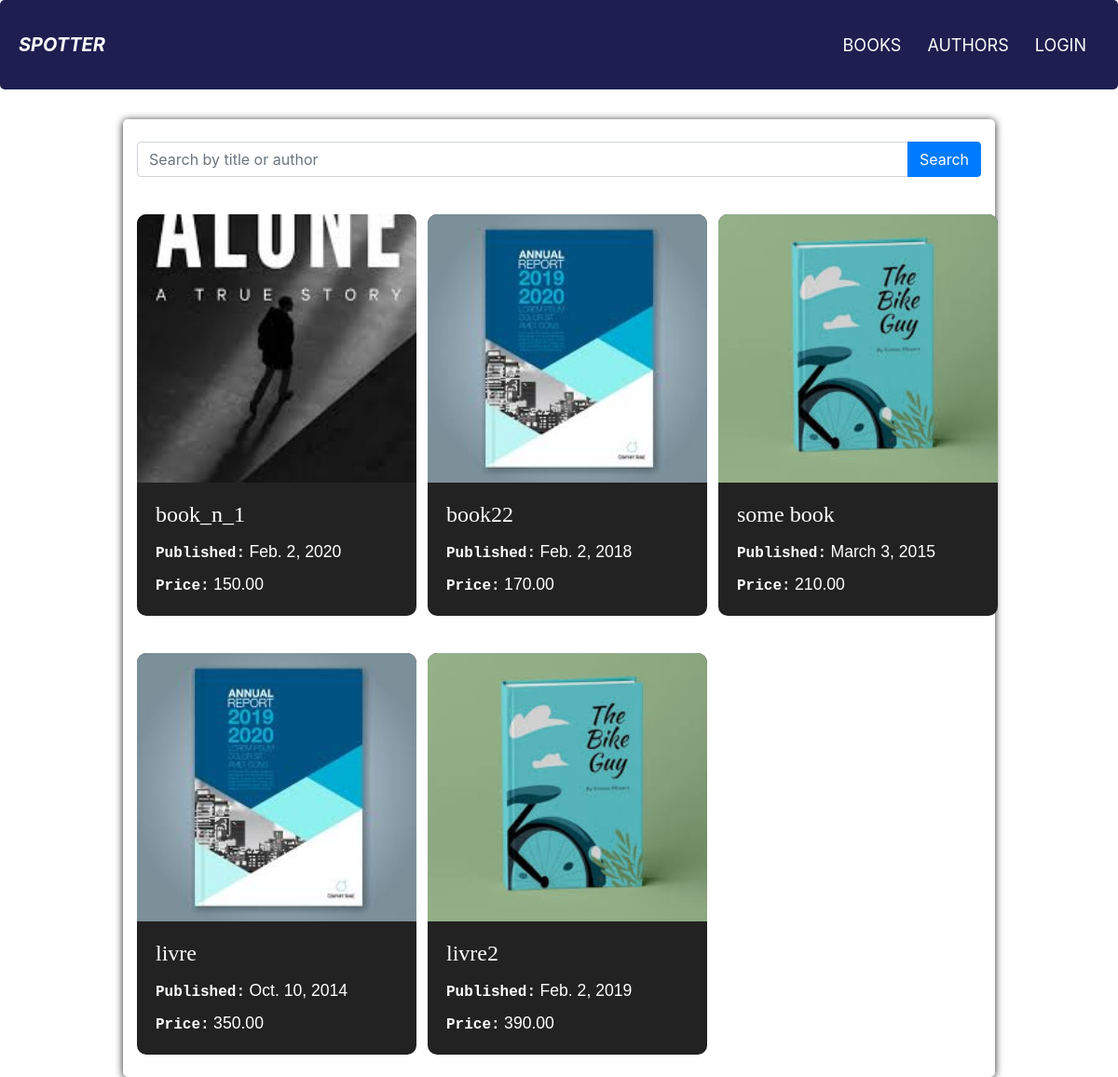
The page / on the database its author committed.
### books/models.py (models this page shows, shortened)
class Book(models.Model):
    title = models.CharField(max_length=200)
    isbn = models.CharField(max_length=13, unique=True)
    author = models.ManyToManyField(Author)
    publication_date = models.DateField(null=True, blank=True)
    pages = models.IntegerField(null=True, blank=True)
    image = models.ImageField(upload_to='books_images/', null=True, blank=True)
    price = models.DecimalField(max_digits=10, decimal_places=2)

### books/views.py (the view)
# urls.py: path('', views.books, name='books'),
def books(request, id=None):
    if id:
        if request.method == 'GET':
            return get_book(request, id)
        if request.method == 'DELETE':
            return delete_book(request, id)
        return update_book(request, id)
    if request.method == 'POST':
        return save_book(request)
    return get_books(request)

### books/views.py (called while the page is built)
def get_books(request):
    recommendations = []
    search_query = request.GET.get('search', '')
    if search_query:
        books = get_searched_books(search_query)
    else:
        recommendations = get_recommendations(request.user)
        books = Book.objects.exclude(id__in=[book.id for book in recommendations])
    return render(request, 'books.html', {'books': books, 'recommendations': recommendations})

def get_recommendations(user):
    try:
        favorites = Favorite.objects.filter(user=user).select_related('book').values_list('book', flat=True)
        favorite_books = Book.objects.filter(id__in=favorites)
        recommendations = get_similar_books(favorite_books)
    except:
        recommendations = []
    return recommendations

### books/templates/books.html (shortened to what this page needs)
<!DOCTYPE html>
<html lang="en">
<head>
    <link href="https://maxcdn.bootstrapcdn.com/bootstrap/4.5.2/css/bootstrap.min.css" rel="stylesheet">
</head>
<body>
    {% include 'navbar.html' %}
    <div class="container-fluid">
        <div class="container">
            <form method="get" action="{% url 'books' %}" class="mb-4">
                <div class="input-group">
                    <input type="text" name="search" class="form-control mt-4" placeholder="Search by title or author" value="{{ request.GET.search }}">
                    <div class="input-group-append">
                        <button class="btn btn-primary mt-4" type="submit">Search</button>
                    </div>
                </div>
            </form>
            <div class="row">
                {% for book in books %}
                    <div class="col-lg-4 col-md-6 mb-4">
                        <a style="text-decoration: none;" href="{% url 'books' book.id %}">
                        <div class="card books-card">
                            <div class="img-container">
                                <img class="card-img-top" src="{{ book.image.url }}" alt="Book image">
                            </div>
                            <div class="card-body">
                                <h5 class="card-title">{{ book.title }}</h5>
                                <p class="card-text">
                                    <span class="attribute">Published:</span>
                                    <span class="value">{{ book.publication_date }}</span>
                                </p>
                                <p class="card-text">
                                    <span class="attribute">Price:</span>
                                    <span class="value">{{ book.price }}</span>
                                </p>
                            </div>
                        </div>
                        </a>
                    </div>
                {% endfor %}
            </div>
        </div>
    </div>
</body>
</html>

### books/templates/navbar.html (shortened to what this page needs)
<head>
    <link rel="stylesheet" href="https://cdnjs.cloudflare.com/ajax/libs/font-awesome/6.0.0-beta3/css/all.min.css">
</head>
<nav class="navbar navbar-expand-lg navbar-glow">
    <a class="navbar-brand" id="logo" href="#">SPOTTER</a>
    <div class="collapse navbar-collapse" id="navbarNav">
        <ul class="navbar-nav ml-auto">
            <button class="nav-item" id="books"><a class="nav-link" href="{% url 'books' %}">BOOKS</a></button>
            <button class="nav-item" id="authors"><a class="nav-link" href="{% url 'authors' %}">AUTHORS</a></button>
            {% if user.is_authenticated %}
                <button class="nav-item" id="logoutButton"><a class="nav-link" href="#">LOGOUT</a></button>
            {% else %}
                <button class="nav-item" id="loginButton"><a class="nav-link" href="#">LOGIN</a></button>
            {% endif %}
        </ul>
    </div>
</nav>

### books/templates/books.html (style rules this page uses)
.container { width: 80%; margin-top: 2rem; border-radius: 5px; box-shadow: 0px 1px 8px rgba(30, 30, 30, 255); }
.books-card { background: #222; color: white; border: none; border-radius: 10px; overflow: hidden; transition: transform 0.3s, background 0.3s; width: 300px; margin-top: 1rem; }
.card-title { font-family: 'Georgia', serif; font-size: 1.5rem; }
.card-text { margin: 0.5rem 0; }
.attribute { font-family: 'Courier New', monospace; font-size: 1rem; font-weight: bold; }
.value { font-family: 'Verdana', sans-serif; font-size: 1.1rem; }
.img-container { width: 19rem; height: 18rem; }
.card-img-top { width: 100%; height: 100%; object-fit: cover; }

### books/templates/navbar.html (style rules this page uses)
.navbar-glow { width: 100%; min-height: 6rem; position: relative; z-index: 1; background-color: rgba(30, 30, 80, 255); font-style: italic; padding: 10px 20px; border-radius: 5px; transition: box-shadow 0.3s ease-in-out; }
.nav-item { background-color: transparent; border: none; }
.nav-link { color: white; cursor: pointer; font-size: 18px; }
.navbar-brand { font-weight: bold; color: white; }

### rows shown on the page
Book: image (picture), title "book_n_1", publication_date "Feb. 2, 2020", price "150.00"
Book: image (picture), title "book22", publication_date "Feb. 2, 2018", price "170.00"
Book: image (picture), title "some book", publication_date "March 3, 2015", price "210.00"
Book: image (picture), title "livre", publication_date "Oct. 10, 2014", price "350.00"
Book: image (picture), title "livre2", publication_date "Feb. 2, 2019", price "390.00"
